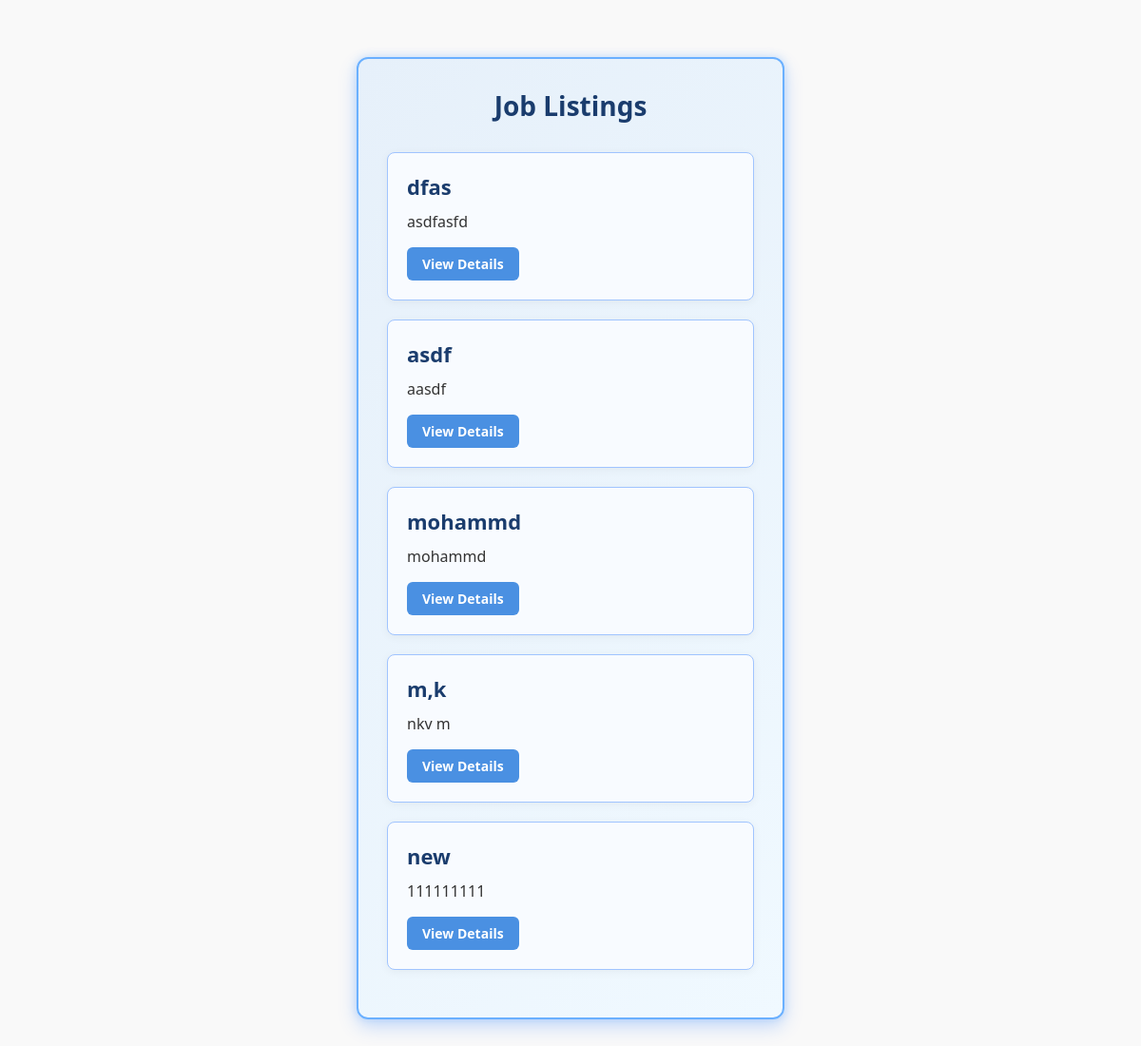
Screenshot of /jobs/ with the database file from the repository.
### jobs/models.py (models this page shows, shortened)
class Job(models.Model):
    title = models.CharField(max_length=255)
    description = models.TextField()
    location = models.CharField(max_length=255)
    salary = models.DecimalField(max_digits=10, decimal_places=2)
    is_active = models.BooleanField(default=True)
    created_at = models.DateTimeField(auto_now_add=True)
    updated_at = models.DateTimeField(auto_now=True)
    user = models.ForeignKey(User, on_delete=models.CASCADE)
    objects = JobManager()

### jobs/views.py (the view)
# urls.py: path('', JobListView.as_view(), name='job-list'),
class JobListView(ListView):
    model = Job
    template_name = 'job_list.html'
    context_object_name = 'jobs'
    paginate_by = 5
    def get_queryset(self):
        query = self.request.GET.get("q")
        jobs = Job.objects.active()
        if query:
            jobs = jobs.filter(title__icontains=query)
        return jobs

### jobs/models.py (called while the page is built)
    def active(self):
        return self.filter(is_active=True)

### jobs/templates/job_list.html (shortened to what this page needs)
{% extends 'base.html' %}
{% block content %}
<div class="listings-container">
  <h1 class="listings-title">Job Listings</h1>
  {% for job in jobs %}
    <div class="job-card">
      <h2>{{ job.title }}</h2>
      <p>{{ job.description }}</p>
      <div class="job-actions">
        <a href="{% url 'jobs:job-detail' job.pk %}">View Details</a>
      </div>
    </div>
  {% empty %}
    <p class="empty-message">No jobs available.</p>
  {% endfor %}
</div>
{% endblock %}

### core/static/css/style.css (style rules this page uses)
* { margin: 0; padding: 0; box-sizing: border-box; }
body { font-family: 'Segoe UI', Tahoma, Geneva, Verdana, sans-serif; background-color: #f9f9f9; color: #333; padding: 20px; display: flex; justify-content: center; flex-direction: column; align-items: center; }
h1, h2, h3 { color: #2c3e50; }
a { color: #3498db; text-decoration: none; }
.job-card { background: white; padding: 20px; margin-bottom: 20px; border-radius: 12px; box-shadow: 0 2px 10px rgba(0,0,0,0.05); }
.job-card h2 { margin-bottom: 10px; font-size: 20px; }
.job-card p { margin-bottom: 10px; line-height: 1.6; }

### jobs/templates/job_list.html (style rules this page uses)
.listings-container { width: 450px; max-width: 800px; margin: 40px auto; padding: 30px; background: linear-gradient(135deg, #e6f0fa, #f0f9ff); border: 2px solid #6ab0ff; border-radius: 12px; box-shadow: 0 8px 20px rgba(0, 100, 255, 0.2), 0 0 10px rgba(106, 176, 255, 0.3); font-family: 'Segoe UI', Tahoma, Geneva, Verdana, sans-serif; }
.listings-title { text-align: center; font-size: 28px; color: #1a3c6d; margin-bottom: 30px; font-weight: bold; }
.job-card { background-color: #f8fbff; border: 1px solid #a0c4ff; border-radius: 8px; padding: 20px; margin-bottom: 20px; transition: transform 0.2s ease, box-shadow 0.2s ease; position: relative; }
.job-card h2 { font-size: 22px; color: #1a3c6d; margin: 0 0 10px; }
.job-card p { font-size: 16px; color: #333; line-height: 1.5; margin: 0 0 15px; }
.job-actions { display: flex; gap: 10px; margin-top: 10px; }
.job-actions a, .job-actions button { padding: 8px 16px; border: none; border-radius: 6px; font-size: 14px; font-weight: bold; cursor: pointer; transition: background 0.3s ease, transform 0.2s ease; text-decoration: none; color: white; }
.job-actions a { background: #4a90e2; }

### rows the page displays
Job: title "dfas", description "asdfasfd"
Job: title "asdf", description "aasdf"
Job: title "mohammd", description "mohammd"
Job: title "m,k", description "nkv m"
Job: title "new", description "111111111"
